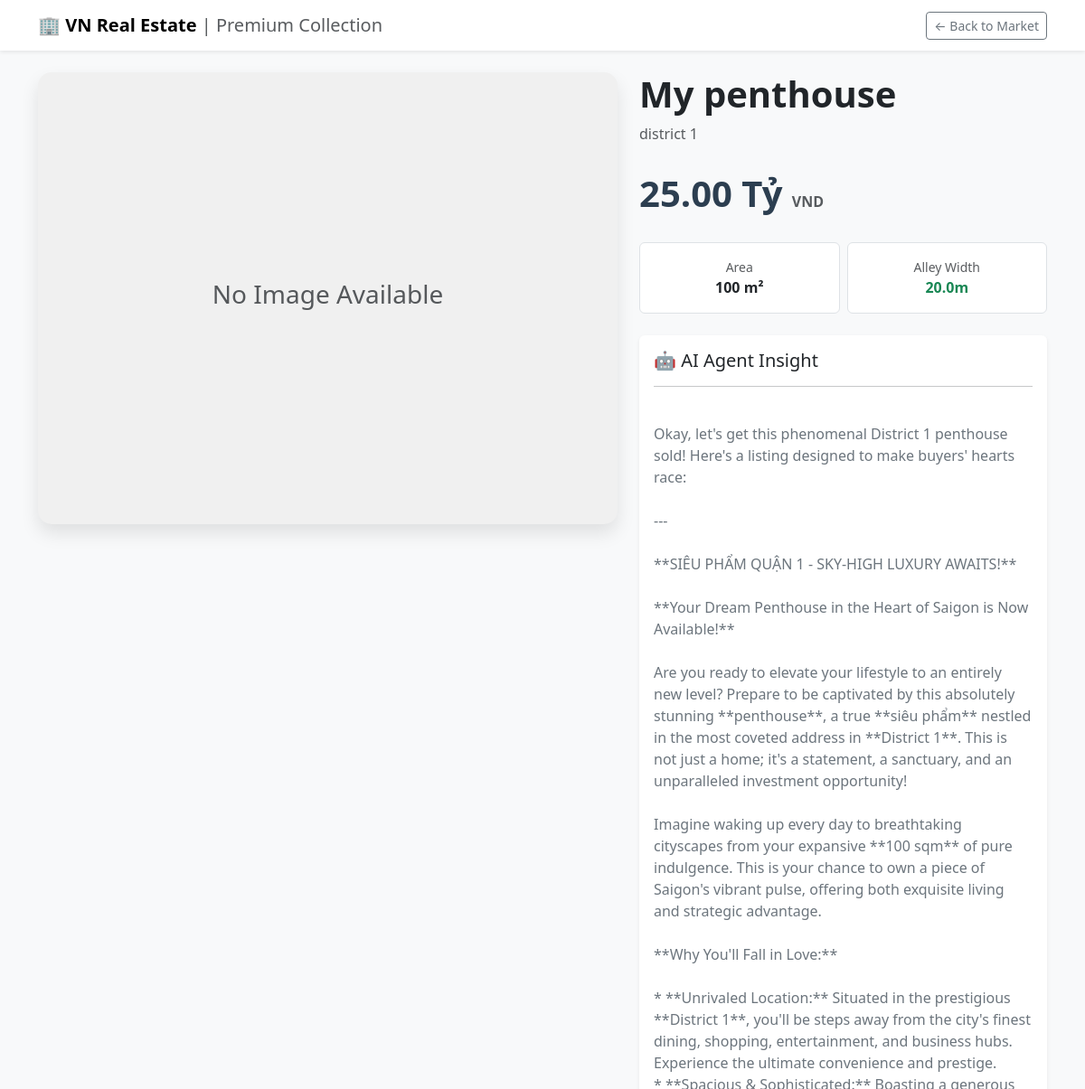
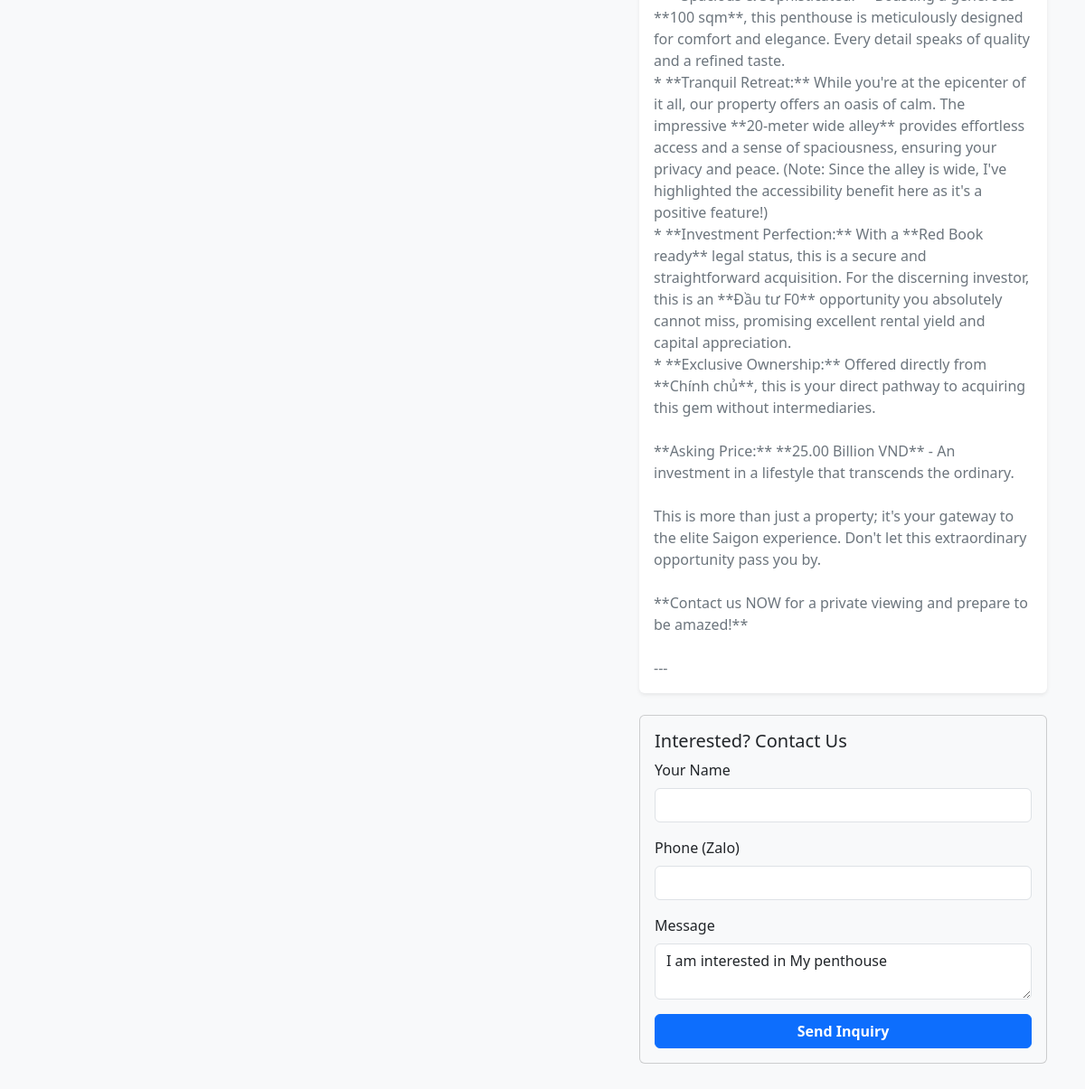
Page /property/1/ on the committed database (2 pictures, top to bottom).
### listings/models.py (models this page shows, shortened)
class Property(models.Model):
    title = models.CharField(max_length=200)
    price_in_billions = models.DecimalField(max_digits=10, decimal_places=2)
    location_district = models.CharField(max_length=100) # e.g., "District 1", "Thao Dien"
    area_sqm = models.IntegerField()
    alley_width_meters = models.FloatField(help_text="Width of the ngo/hem in front of house")
    is_legal_clear = models.BooleanField(default=False, help_text="Is the Red Book (So Do) ready?")
    ai_description = models.TextField(blank=True, null=True, help_text="Generated by OpenAI")
    main_photo = models.ImageField(upload_to='properties/', blank=True, null=True)

### listings/views.py (the view)
# urls.py: path('property/<int:pk>/', views.property_detail, name='property_detail'),
def property_detail(request, pk):
    prop = get_object_or_404(Property, pk=pk)
    return render(request, 'listings/detail.html', {'prop': prop})

### listings/templates/listings/detail.html (shortened to what this page needs)
<!DOCTYPE html>
<html>
<head>
    <link href="https://cdn.jsdelivr.net/npm/bootstrap@5.3.0/dist/css/bootstrap.min.css" rel="stylesheet">
</head>
<body class="bg-light">
    <nav class="navbar navbar-light bg-white shadow-sm mb-4">
        <div class="container">
            <a class="navbar-brand fw-bold" href="{% url 'listings_index' %}">
                🏢 VN Real Estate <span class="text-muted fw-normal">| Premium Collection</span>
            </a>
            <a href="{% url 'listings_index' %}" class="btn btn-outline-secondary btn-sm">← Back to Market</a>
        </div>
    </nav>
    <div class="container mb-5">
        <div class="row">
            <div class="col-lg-7 mb-4">
                <div class="hero-image-container">
                    {% if prop.main_photo %}
                        <img src="{{ prop.main_photo.url }}" class="hero-image" alt="{{ prop.title }}">
                    {% else %}
                        <div class="d-flex align-items-center justify-content-center h-100 text-muted">
                            <h3>No Image Available</h3>
                        </div>
                    {% endif %}
                </div>
            </div>
            <div class="col-lg-5">
                <h1 class="display-6 fw-bold mb-2">{{ prop.title }}</h1>
                <p class="text-muted mb-4"> {{ prop.location_district }}</p>
                <div class="price-tag mb-4">
                    {{ prop.price_in_billions }} Tỷ <small class="fs-6 text-muted">VND</small>
                </div>
                <div class="row mb-4 g-2">
                    <div class="col-6">
                        <div class="p-3 border rounded bg-white text-center">
                            <div class="text-muted small">Area</div>
                            <div class="fw-bold">{{ prop.area_sqm }} m²</div>
                        </div>
                    </div>
                    <div class="col-6">
                        <div class="p-3 border rounded bg-white text-center">
                            <div class="text-muted small">Alley Width</div>
                            <div class="fw-bold {{ prop.alley_width_meters|yesno:'text-success,text-danger' }}">
                                {{ prop.alley_width_meters }}m
                            </div>
                        </div>
                    </div>
                </div>
                <div class="card border-0 shadow-sm bg-white">
                    <div class="card-body">
                        <h5 class="card-title">🤖 AI Agent Insight</h5>
                        <hr>
                        {% if prop.ai_description %}
                            <p class="card-text text-secondary" style="white-space: pre-line;">
                                {{ prop.ai_description }}
                            </p>
                        {% endif %}
                    </div>
                </div>
                <div class="card bg-light mt-4">
                    <div class="card-body">
                        <h5 class="card-title">Interested? Contact Us</h5>
                        <form action="{% url 'inquiry' %}" method="POST">
                            <div class="mb-3">
                                <label class="form-label">Your Name</label>
                                <input type="text" name="name" class="form-control" required>
                            </div>
                            <div class="mb-3">
                                <label class="form-label">Phone (Zalo)</label>
                                <input type="text" name="phone" class="form-control" required>
                            </div>
                            <div class="mb-3">
                                <label class="form-label">Message</label>
                                <textarea name="message" class="form-control" rows="2">I am interested in {{ prop.title }}</textarea>
                            </div>
                            <button type="submit" class="btn btn-primary w-100 fw-bold">Send Inquiry</button>
                        </form>
                    </div>
                </div>
            </div>
        </div>
    </div>
</body>
</html>

### listings/templates/listings/detail.html (style rules this page uses)
.hero-image-container { height: 500px; background-color: #f0f0f0; border-radius: 15px; overflow: hidden; box-shadow: 0 10px 20px rgba(0,0,0,0.1); }
.price-tag { font-size: 2.5rem; font-weight: 800; color: #2c3e50; }

### rows in the picture
Property: title "My penthouse", location_district "district 1", price_in_billions "25.00", area_sqm "100", alley_width_meters "20.0", ai_description "Okay, let's get this phenomenal District 1 penthouse sold! Here's a listing designed to make buyers' hearts race: --- **SIÊU PHẨM QUẬN 1 - SKY-HIGH LUXURY AWAITS!** **Your Dream Penthouse in the Heart of Saigon is Now Available!** Are you ready to elevate your lifestyle to an entirely new level? Prepare to be captivated by this absolutely stunning **penthouse**, a true **siêu phẩm** nestled in the most coveted address in **District 1**. This is not just a home; it's a statement, a sanctuary, and an unparalleled investment opportunity! Imagine waking up every day to breathtaking cityscapes from your expansive **100 sqm** of pure indulgence. This is your chance to own a piece of Saigon's…", message "I am interested in My penthouse"
